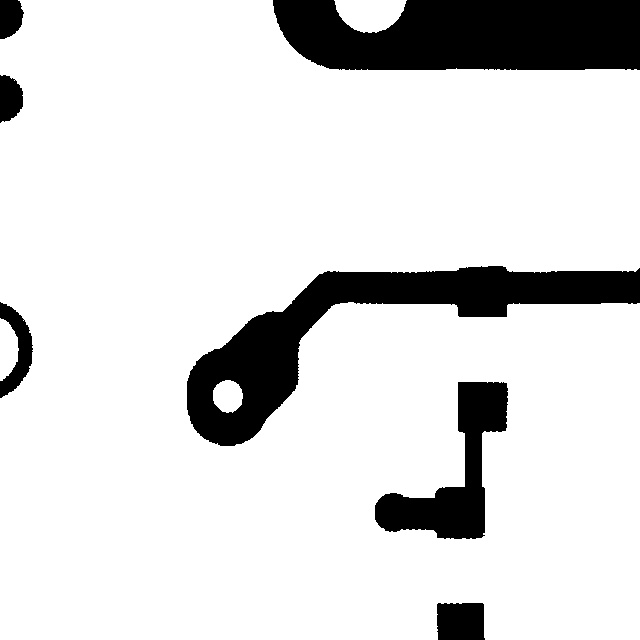
#> input picture dataset/00041000_temp.jpg, 640 x 640 px; its folder holds only this picture in this run
$ python quant_hack.py   (older library calls are emulated)
#> lines starting #> are read from the running program, lines starting #| are printed output that depends on the picture; after the words box and inside, x2 and y2 are one past the last pixel; in counts of white or black regions, pixels touching at a corner belong together; long printed decimals are rounded
import cv2
import numpy as np
import os
from skimage.measure import shannon_entropy
from skimage.feature import graycomatrix,graycoprops
x=[]
y=[]
count=1
for file in os.listdir("dataset"):
    if(count<=200):
        path=os.path.join("dataset",file)
        img=cv2.imread(path)
#> img is the input picture: shape (640, 640, 3); min 0, max 255, mean 219.2
        if img is None:
            print("invalid img")
            continue
        resized_img=cv2.resize(img,(128,128))
        gray_img=cv2.cvtColor(resized_img,cv2.COLOR_BGR2GRAY)
        norm_img=gray_img/255.0
        mean=np.mean(gray_img)
#> mean = 218.8
        std=np.std(gray_img)
#> std = 88.92
        max=np.max(gray_img)
#> max = 255
        min=np.min(gray_img)
#> min = 0
        edges=cv2.Canny(gray_img,100,200)
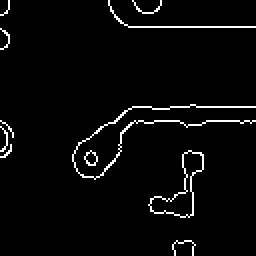
#> edges: shape (128, 128) (shown 2 times larger); 3.3% white in thin lines or dots
        edge_count=np.count_nonzero(edges)
#> edge_count = 545
        edge_density=np.mean(edges>0)
#> edge_density = 0.0333
        entropy=shannon_entropy(gray_img)
#> entropy = 0.729
        contrast=np.percentile(gray_img,95)-np.percentile(gray_img,5)
#> contrast = 255
        glcm=graycomatrix(gray_img,distances=[1],angles=[0],levels=256,symmetric=True,normed=True)
        glcm_homogeneity=graycoprops(glcm,'homogeneity')[0,0]
#> glcm_homogeneity = 0.971
        glcm_contrast=graycoprops(glcm,'contrast')[0,0]
#> glcm_contrast = 960.3
        features=[mean,std,max,min,edge_count,edge_density,entropy,contrast,glcm_homogeneity,glcm_contrast]
#> features = [218.8, 88.92, 255, 0, 545, 0.0333, 0.729, 255, 0.971, 960.3]
        if (count%2==1):
            x.append(features)
            y.append(0)
        else:
            x.append(features)
            y.append(1)
        count=count+1
    print(x)
#| [[218.831, 88.922, 255, 0, 545, 0.03326, 0.7285, 255.0, 0.9715, 960.279]]
    print(y)

$ run again, on dataset/00041003_temp.jpg
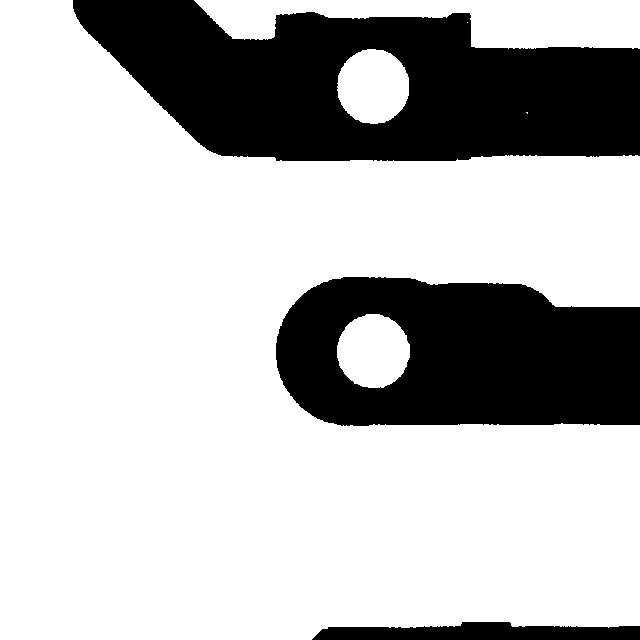
#> input picture dataset/00041003_temp.jpg, 640 x 640 px
#> img is the input picture: shape (640, 640, 3); min 0, max 255, mean 186.7
#> mean = 186.9
#> std = 112.7
#> max = 255
#> min = 0
#> `edges=cv2.Canny(gray_img,100,200)`:
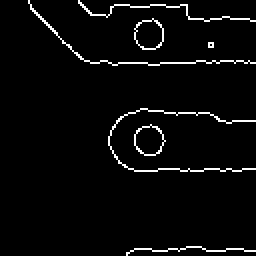
#> edges: shape (128, 128) (shown 2 times larger); 3.5% white in thin lines or dots, all inside (x1, y1, x2, y2) = (14, 0, 128, 128)
#> edge_count = 578
#> edge_density = 0.0353
#> entropy = 1.02
#> contrast = 255
#> glcm_homogeneity = 0.971
#> glcm_contrast = 668.7
#> features = [186.9, 112.7, 255, 0, 578, 0.0353, 1.02, 255, 0.971, 668.7]
#| [[186.947, 112.735, 255, 0, 578, 0.03528, 1.022, 255.0, 0.9714, 668.700]]

$ run again, on dataset/00041005_test.jpg
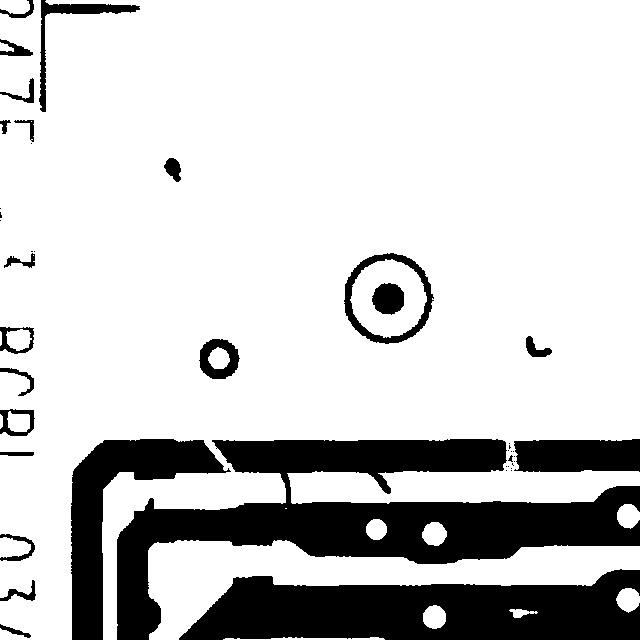
#> input picture dataset/00041005_test.jpg, 640 x 640 px
#> img is the input picture: shape (640, 640, 3); min 0, max 255, mean 204.3
#> `resized_img=cv2.resize(img,(128,128))`:
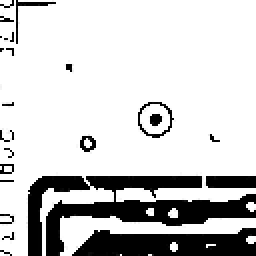
#> resized_img: shape (128, 128, 3) (shown 2 times larger); min 0, max 255, mean 203.9
#> mean = 203.9
#> std = 101.7
#> max = 255
#> min = 0
#> `edges=cv2.Canny(gray_img,100,200)`:
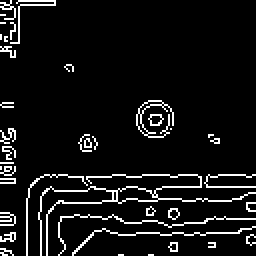
#> edges: shape (128, 128) (shown 2 times larger); 7.5% white in thin lines or dots
#> edge_count = 1231
#> edge_density = 0.0751
#> entropy = 1.22
#> contrast = 255
#> glcm_homogeneity = 0.918
#> glcm_contrast = 2060.4
#> features = [203.9, 101.7, 255, 0, 1231, 0.0751, 1.22, 255, 0.918, 2060.4]
#| [[203.881, 101.654, 255, 0, 1231, 0.07513, 1.217, 255.0, 0.9184, 2060.438]]

$ run again, on dataset/00041009_temp.jpg
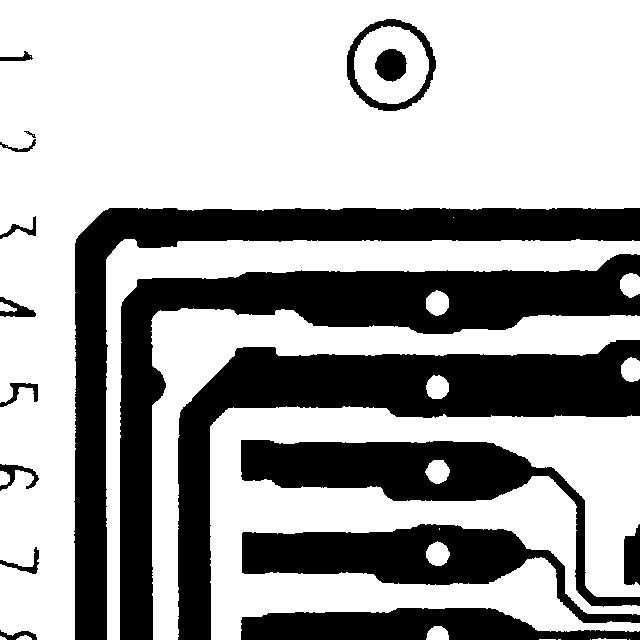
#> input picture dataset/00041009_temp.jpg, 640 x 640 px
#> img is the input picture: shape (640, 640, 3); min 0, max 255, mean 167
#> `resized_img=cv2.resize(img,(128,128))`:
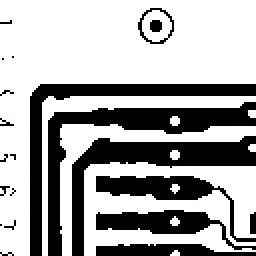
#> resized_img: shape (128, 128, 3) (shown 2 times larger); min 0, max 255, mean 168.2
#> mean = 168.2
#> std = 120.8
#> max = 255
#> min = 0
#> `edges=cv2.Canny(gray_img,100,200)`:
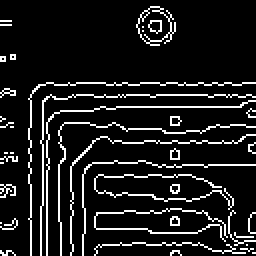
#> edges: shape (128, 128) (shown 2 times larger); 11% white in thin lines or dots
#> edge_count = 1798
#> edge_density = 0.11
#> entropy = 1.29
#> contrast = 255
#> glcm_homogeneity = 0.91
#> glcm_contrast = 3247.7
#> features = [168.2, 120.8, 255, 0, 1798, 0.11, 1.29, 255, 0.91, 3247.7]
#| [[168.156, 120.755, 255, 0, 1798, 0.1097, 1.287, 255.0, 0.9105, 3247.698]]
